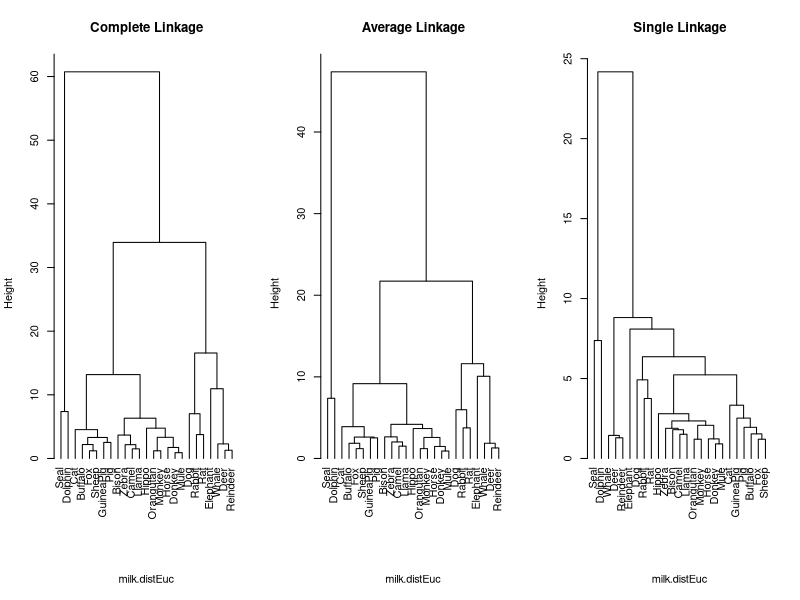
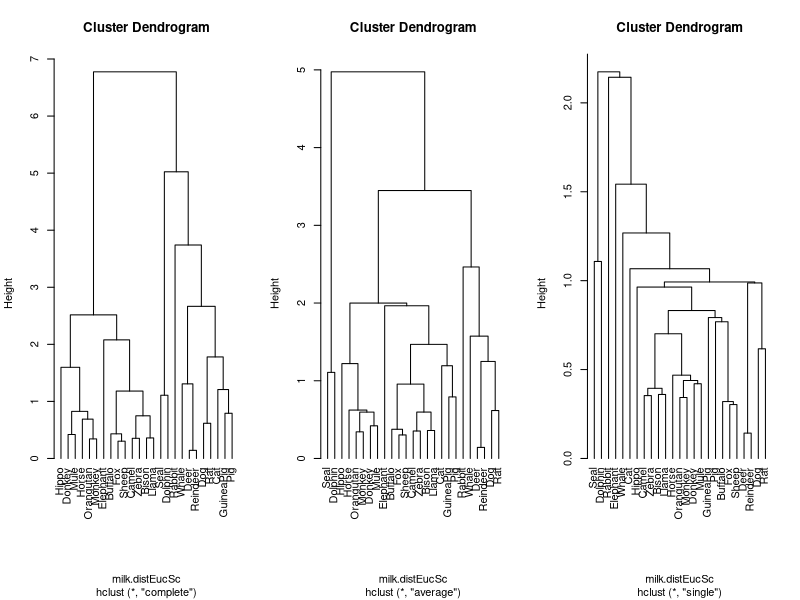
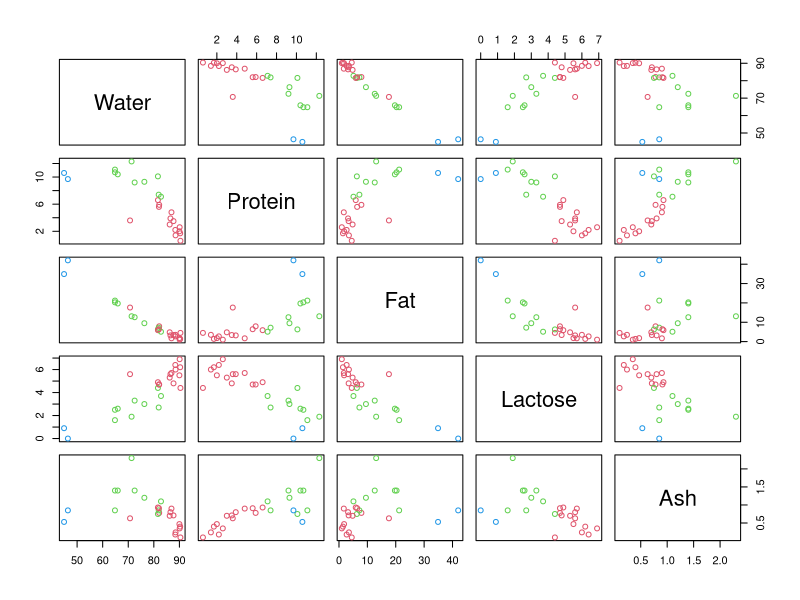
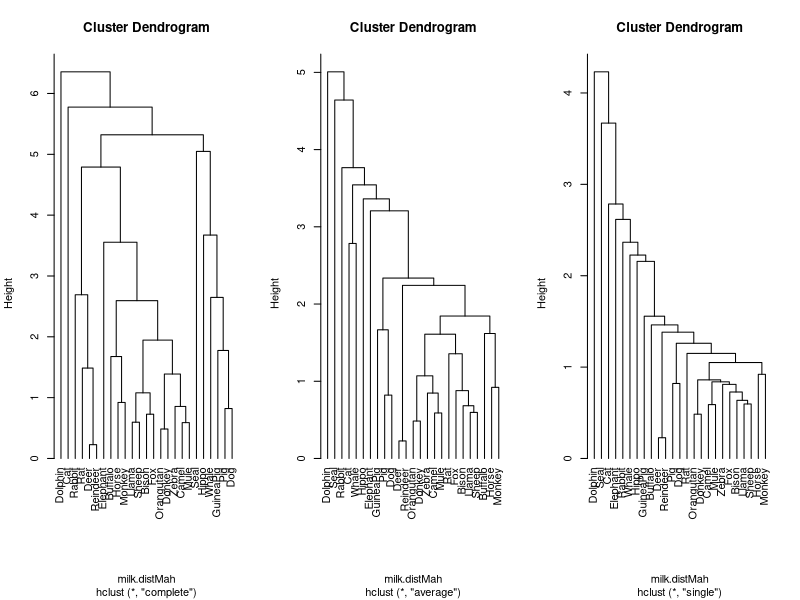
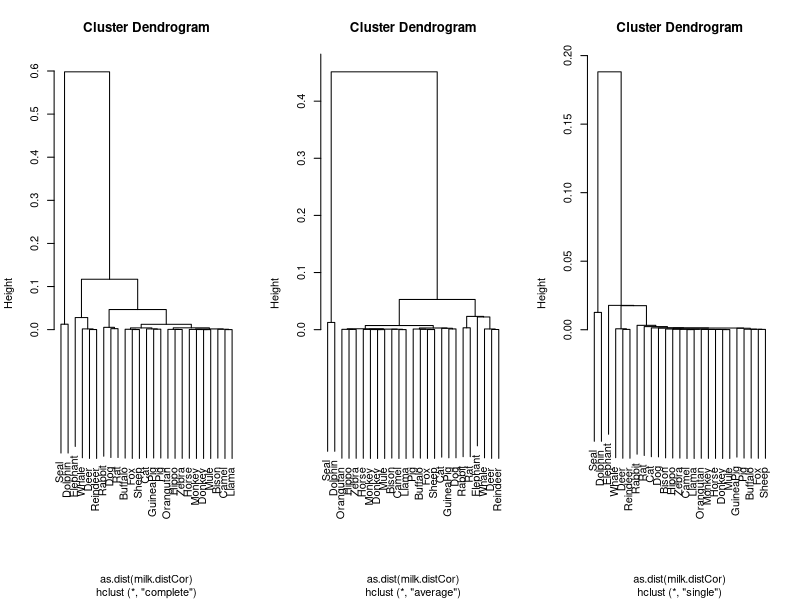
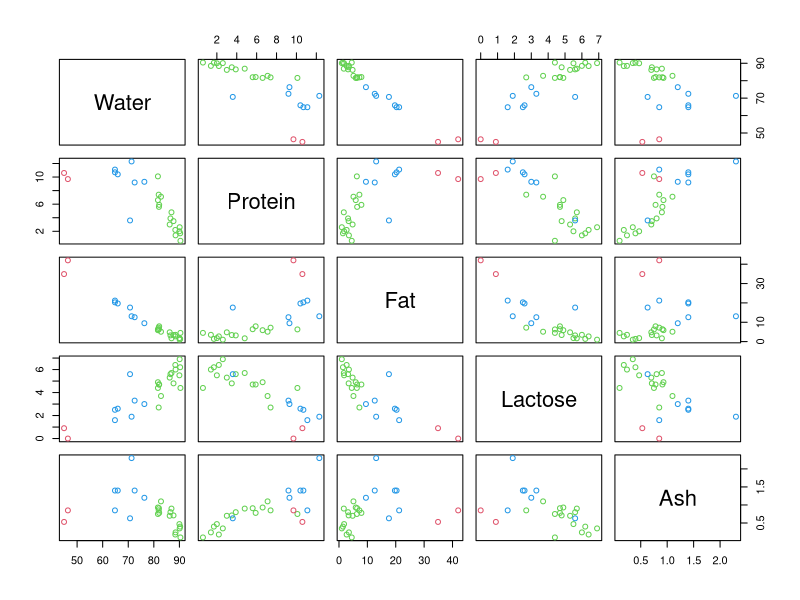
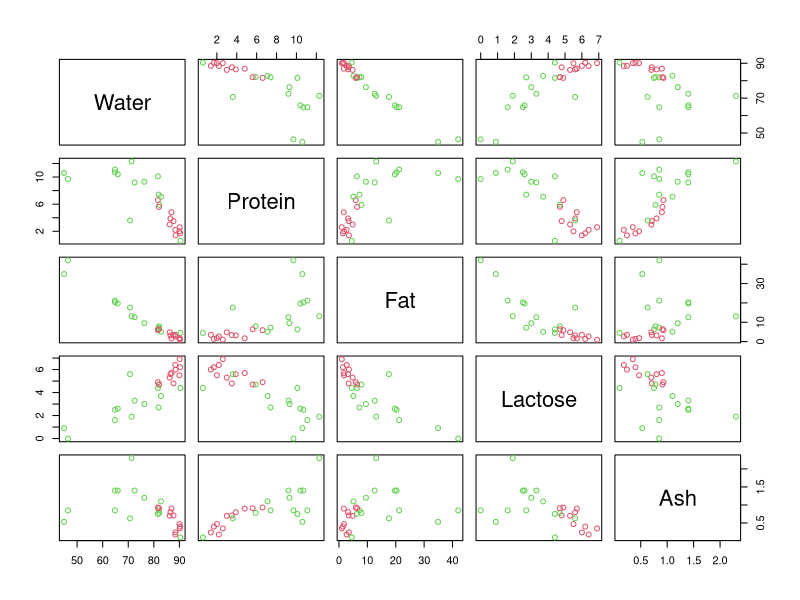
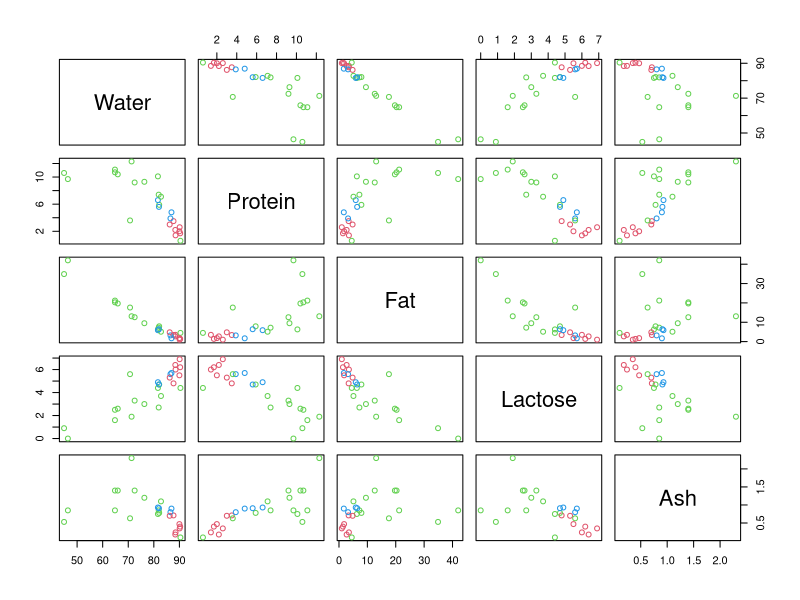

Here is the R script that generated these plots, in order:
# ST 558: Multivariate Analytics
# Module 8 R Activity Example Script File

###########
# Step 2  #
###########

# Set working directory 

setwd('/Users/scemerson/Documents/Old Computer Documents/ST 558 2017/Datasets')

# Install and load the 'mclust' library

install.packages('mclust')
library(mclust)

# Read in 'MammalMilkData.csv' dataset 

milk <- read.csv('MammalMilkData.csv')
head(milk)
dim(milk)

###########
# Step 3  #
###########

# Perform Hierarchical Clustering: 'hclust()'

help(dist)
milk.distEuc <- dist(milk[,-1])

milk.hcEuc <- hclust(milk.distEuc, method="complete")
milk.haEuc <- hclust(milk.distEuc, method="average")
milk.hsEuc <- hclust(milk.distEuc, method="single")

names(milk.hcEuc)

par(mfrow=c(1,3))
plot(milk.hcEuc, labels=milk[,1], hang=-1, sub="", main="Complete Linkage")
plot(milk.haEuc, labels=milk[,1], hang=-1, sub="", main="Average Linkage")
plot(milk.hsEuc, labels=milk[,1], hang=-1, sub="", main="Single Linkage")

# Distances on scaled data

milk.sc <- scale(milk[,-1])
milk.distEucSc <- dist(milk.sc)

milk.hcEucSc <- hclust(milk.distEucSc, method="complete")
milk.haEucSc <- hclust(milk.distEucSc, method="average")
milk.hsEucSc <- hclust(milk.distEucSc, method="single")

par(mfrow=c(1,3))
plot(milk.hcEucSc, labels=milk[,1], hang=-1)
plot(milk.haEucSc, labels=milk[,1], hang=-1)
plot(milk.hsEucSc, labels=milk[,1], hang=-1)

cutree(milk.hcEucSc, k=3)

pairs(milk[,-1], col=cutree(milk.hcEucSc,k=3)+1)

# Compute Mahalanobis distance matrix

milk.cov <- cov(milk[,-1])
milk.sph <- as.matrix(milk[,-1]) %*% t(chol(solve(milk.cov)))
milk.distMah <- dist(milk.sph)

# Confirm that the above computations are doing what we expect

milk.mat <- as.matrix(milk[,-1])
sqrt((milk.mat[1,] - milk.mat[2,])%*% solve(milk.cov)%*%(milk.mat[1,]-milk.mat[2,]))
as.matrix(milk.distMah)[1,2]

# Cluster using Mahalanobis Distance

milk.hcMah <- hclust(milk.distMah, method="complete")
milk.haMah <- hclust(milk.distMah, method="average")
milk.hsMah <- hclust(milk.distMah, method="single")

par(mfrow=c(1,3))
plot(milk.hcMah, labels=milk[,1], hang=-1)
plot(milk.haMah, labels=milk[,1], hang=-1)
plot(milk.hsMah, labels=milk[,1], hang=-1)

# Correlation Distance

milk.distCor <- 1-cor(t(milk[,-1]))^2

milk.hcCor <- hclust(as.dist(milk.distCor), method="complete")
milk.haCor <- hclust(as.dist(milk.distCor), method="average")
milk.hsCor <- hclust(as.dist(milk.distCor), method="single")

par(mfrow=c(1,3))
plot(milk.hcCor, labels=milk[,1], hang=0.5)
plot(milk.haCor, labels=milk[,1], hang=0.5)
plot(milk.hsCor, labels=milk[,1], hang=0.5)


###########
# Step 4  #
###########

# Perform k-means Clustering: 'kmeans()'

help(kmeans)

milk.km3 <- kmeans(milk[,-1], centers=3, nstart=10)

names(milk.km3)

# Print the membership for each cluster:

milk[milk.km3$clus==1,1]
milk[milk.km3$clus==2,1]
milk[milk.km3$clus==3,1]


# Produce pairs plot with points colored by k-means cluster assignment

pairs(milk[,-1], col=milk.km3$clus+1)

# Compare the k-means clustering to the complete-linkage hierarchical 
# clustering with Euclidean distance cut to produce 3 clusters:

table(milk.km3$clus, cutree(milk.hcEuc, k=3))

# Demonstrate that if we run k-means multiple times we can get different
# results (not just different cluster lables, but different cluster sizes)

milk.km5.a <- kmeans(milk[,-1], centers=5, nstart=1)
milk.km5.b <- kmeans(milk[,-1], centers=5, nstart=1)

table(milk.km5.a$clus, milk.km5.b$clus)

###########
# Step 5  #
###########

# Perform Model-based Clustering: 'Mclust()'

help(Mclust)

# Fit a model-based clustering allowing the function to select
# the best number of clusters according to the BIC.

milk.mc <- Mclust(milk[,-1])
milk.mc
names(milk.mc)
pairs(milk[,-1], col=milk.mc$clas+1)

# Fit a model-based clustering with a specified number of clusters
# (in this case, 3 clusters)

milk.mc3 <- Mclust(milk[,-1], G=3)

pairs(milk[,-1], col=milk.mc3$clas+1)

# Compare the results from k-means to the results from model-based 
# clustering, both with 3 clusters:

table(milk.mc3$clas, milk.km3$clus)
